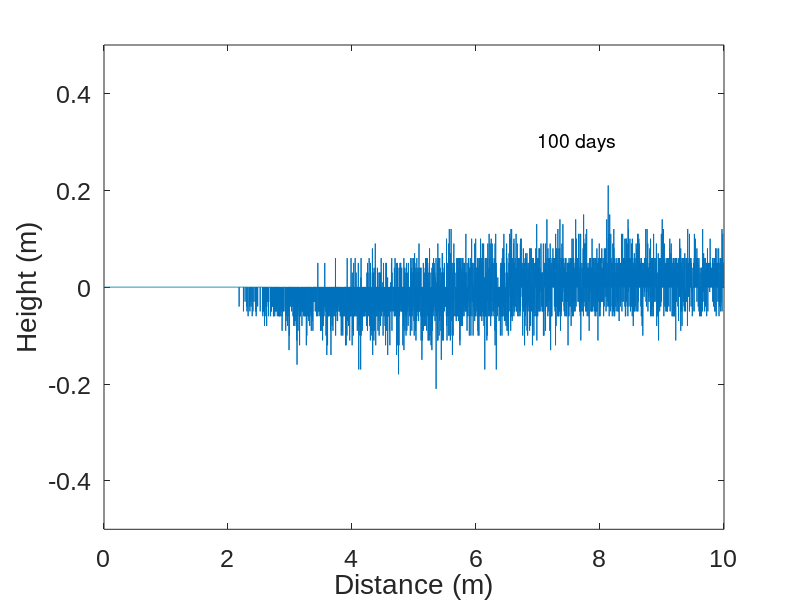

This chart was generated by the following MATLAB code:
% model to generate eolian sand ripples
% written by AGT 3/31/2016

clear all
figure(1)
clf

%% initialize

%define grain size
dgrain = 0.01; %test size for now
%dgrain = .25/1000; %.25 mm diameter for grains

% create distance array
xmax = 10; %m, max distance
dx = 0.001; %1 mm, distance between bins
x = (dx/2):dx:xmax-(dx/2); %so that the x value is in the middle of each 'bin'
N = length(x); %number of 'bins'

% set up time array
P = 100; %input for max time, days
tmax = 3600*24*P; %max time, days
dt = 3600; %seconds
t = 0:dt:tmax;

%define ground profile
zg = zeros(size(x)); %initial ground profile is flat surface

imax = length(t);
tplot = 3600*24;

for i = 1:imax
    
    %incoming grain trajectory
    h_traj = 0.5 + 1*rand; %initial height of grain from 0.5-1.5 m
    ang_traj = 7 + 6*rand; %angle of trajectory from 7-13 degrees
    x_impact = h_traj/(tand(ang_traj)); %distance at which grain hits the ground
    
    %movement of grain from impact
    ngrain = floor(3 + 4*rand); %number of grains moved on impact from 3-7
    dx_moved = 1 + 3*rand; %m distance grains move from 1 to 4
    x_moved = x_impact + dx_moved; %distance where grains are moved to
  
    %round to numbers that exist in the x array
    x_moved = round(x_moved*1000)/1000+0.0005; 
    x_impact = round(x_impact*1000)/1000+0.0005;
    
    %find indexes for input into ground topography
    tr = find(x==x_impact,1); 
    m = find(x==x_moved,1);

    %update ground topography
    zg(tr) = zg(tr) - dgrain*ngrain; %ground where the grain hits lowers
    zg(m) = zg(m) + dgrain*ngrain; %ground where the grains are moved increases
    
    if(rem(t(i),tplot)==0)
        figure(1)
        plot(x,zg)
        axis([0 10 -0.5 0.5])
        xlabel('Distance (m)','fontname','arial','fontsize', 21)
        ylabel('Height (m)', 'fontname', 'arial', 'fontsize', 21)
        set(gca, 'fontsize', 18, 'fontname', 'arial') 
        time=num2str(t(i)/(3600*24)); %convert time of each plot to 'letters'
        timetext=strcat(time,' days'); %add seconds to the time
        text(7,0.3,timetext,'fontsize',14) %shows time on each plot
        pause(0.1)
    end
    
end









